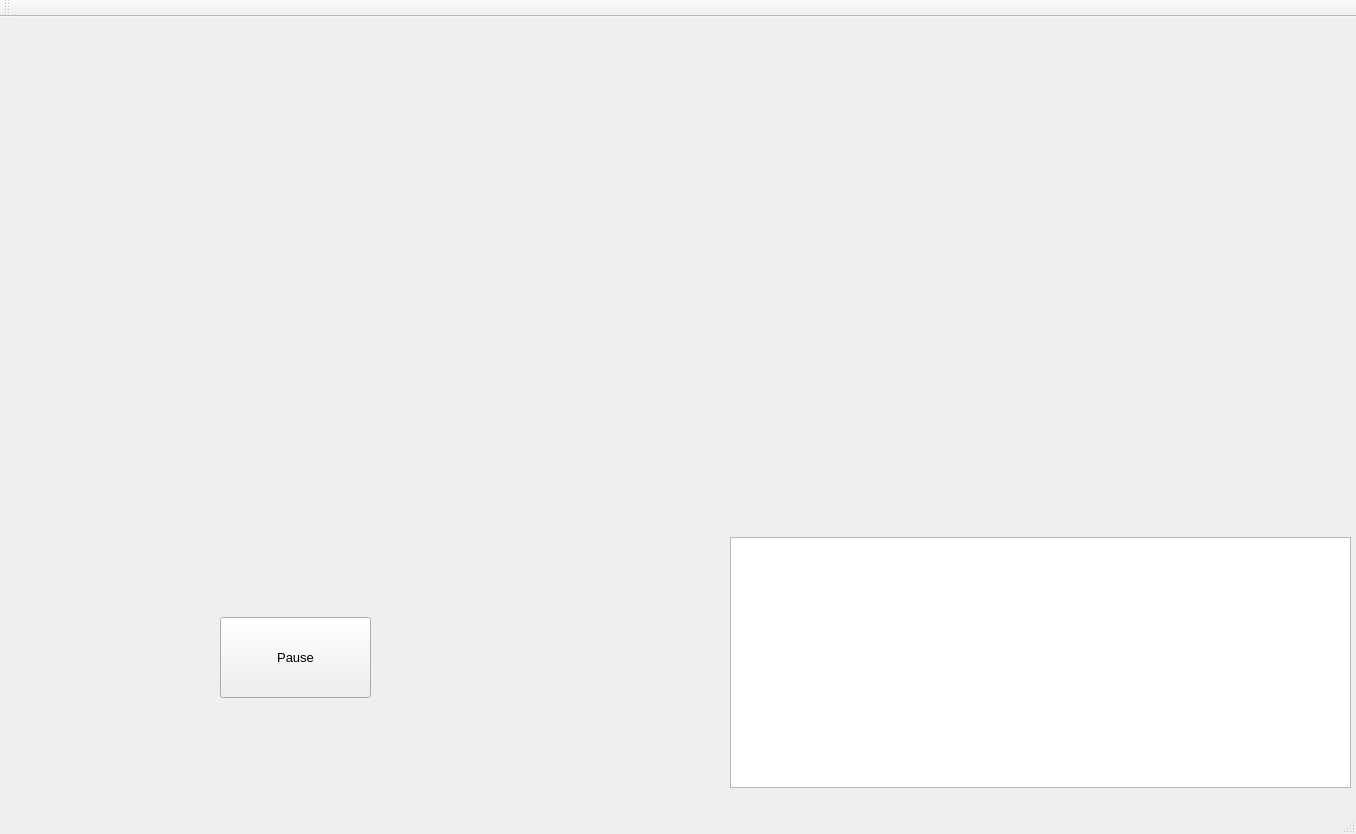
<?xml version="1.0" encoding="UTF-8"?>
<ui version="4.0">
 <class>MainWindow</class>
 <widget class="QMainWindow" name="MainWindow">
  <property name="geometry">
   <rect>
    <x>0</x>
    <y>0</y>
    <width>1356</width>
    <height>834</height>
   </rect>
  </property>
  <property name="windowTitle">
   <string>MainWindow</string>
  </property>
  <widget class="QWidget" name="centralWidget">
   <widget class="QLabel" name="Original">
    <property name="geometry">
     <rect>
      <x>20</x>
      <y>0</y>
      <width>640</width>
      <height>480</height>
     </rect>
    </property>
    <property name="autoFillBackground">
     <bool>true</bool>
    </property>
    <property name="text">
     <string/>
    </property>
   </widget>
   <widget class="QLabel" name="Processed">
    <property name="geometry">
     <rect>
      <x>690</x>
      <y>0</y>
      <width>640</width>
      <height>480</height>
     </rect>
    </property>
    <property name="autoFillBackground">
     <bool>true</bool>
    </property>
    <property name="text">
     <string/>
    </property>
   </widget>
   <widget class="QPushButton" name="Button">
    <property name="geometry">
     <rect>
      <x>220</x>
      <y>600</y>
      <width>151</width>
      <height>81</height>
     </rect>
    </property>
    <property name="font">
     <font>
      <pointsize>10</pointsize>
     </font>
    </property>
    <property name="text">
     <string>Pause</string>
    </property>
   </widget>
   <widget class="QPlainTextEdit" name="Radius">
    <property name="geometry">
     <rect>
      <x>730</x>
      <y>520</y>
      <width>621</width>
      <height>251</height>
     </rect>
    </property>
    <property name="font">
     <font>
      <pointsize>10</pointsize>
     </font>
    </property>
   </widget>
  </widget>
  <widget class="QMenuBar" name="menuBar">
   <property name="geometry">
    <rect>
     <x>0</x>
     <y>0</y>
     <width>1356</width>
     <height>21</height>
    </rect>
   </property>
  </widget>
  <widget class="QToolBar" name="mainToolBar">
   <attribute name="toolBarArea">
    <enum>TopToolBarArea</enum>
   </attribute>
   <attribute name="toolBarBreak">
    <bool>false</bool>
   </attribute>
  </widget>
  <widget class="QStatusBar" name="statusBar"/>
 </widget>
 <layoutdefault spacing="6" margin="11"/>
 <resources/>
 <connections/>
</ui>
